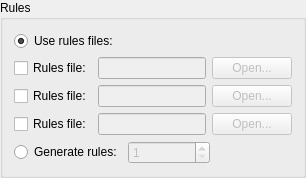
                 <widget class="QGroupBox" name="groupBox_oclhcplus_rules">
                  <property name="title">
                   <string>Rules</string>
                  </property>
                  <layout class="QVBoxLayout" name="verticalLayout_18">
                   <item>
                    <widget class="QRadioButton" name="radioButton_oclhcplus_use_rules_file">
                     <property name="text">
                      <string>Use rules files:</string>
                     </property>
                     <property name="checked">
                      <bool>true</bool>
                     </property>
                     <attribute name="buttonGroup">
                      <string notr="true">buttonGroup</string>
                     </attribute>
                    </widget>
                   </item>
                   <item>
                    <layout class="QHBoxLayout" name="horizontalLayout_28">
                     <item>
                      <widget class="QCheckBox" name="checkBox_oclhcplus_rulesfile_1">
                       <property name="text">
                        <string>Rules file:</string>
                       </property>
                      </widget>
                     </item>
                     <item>
                      <widget class="QLineEdit" name="lineEdit_oclhcplus_open_rulesfile_1">
                       <property name="enabled">
                        <bool>false</bool>
                       </property>
                       <property name="sizePolicy">
                        <sizepolicy hsizetype="Expanding" vsizetype="Fixed">
                         <horstretch>0</horstretch>
                         <verstretch>0</verstretch>
                        </sizepolicy>
                       </property>
                       <property name="minimumSize">
                        <size>
                         <width>0</width>
                         <height>0</height>
                        </size>
                       </property>
                       <property name="readOnly">
                        <bool>false</bool>
                       </property>
                      </widget>
                     </item>
                     <item>
                      <widget class="QPushButton" name="pushButton_oclhcplus_open_rulesfile_1">
                       <property name="enabled">
                        <bool>false</bool>
                       </property>
                       <property name="text">
                        <string>Open...</string>
                       </property>
                      </widget>
                     </item>
                    </layout>
                   </item>
                   <item>
                    <layout class="QHBoxLayout" name="horizontalLayout_37">
                     <item>
                      <widget class="QCheckBox" name="checkBox_oclhcplus_rulesfile_2">
                       <property name="text">
                        <string>Rules file:</string>
                       </property>
                      </widget>
                     </item>
                     <item>
                      <widget class="QLineEdit" name="lineEdit_oclhcplus_open_rulesfile_2">
                       <property name="enabled">
                        <bool>false</bool>
                       </property>
                       <property name="sizePolicy">
                        <sizepolicy hsizetype="Expanding" vsizetype="Fixed">
                         <horstretch>0</horstretch>
                         <verstretch>0</verstretch>
                        </sizepolicy>
                       </property>
                       <property name="minimumSize">
                        <size>
                         <width>0</width>
                         <height>0</height>
                        </size>
                       </property>
                       <property name="readOnly">
                        <bool>false</bool>
                       </property>
                      </widget>
                     </item>
                     <item>
                      <widget class="QPushButton" name="pushButton_oclhcplus_open_rulesfile_2">
                       <property name="enabled">
                        <bool>false</bool>
                       </property>
                       <property name="text">
                        <string>Open...</string>
                       </property>
                      </widget>
                     </item>
                    </layout>
                   </item>
                   <item>
                    <layout class="QHBoxLayout" name="horizontalLayout_44">
                     <item>
                      <widget class="QCheckBox" name="checkBox_oclhcplus_rulesfile_3">
                       <property name="text">
                        <string>Rules file:</string>
                       </property>
                      </widget>
                     </item>
                     <item>
                      <widget class="QLineEdit" name="lineEdit_oclhcplus_open_rulesfile_3">
                       <property name="enabled">
                        <bool>false</bool>
                       </property>
                       <property name="sizePolicy">
                        <sizepolicy hsizetype="Expanding" vsizetype="Fixed">
                         <horstretch>0</horstretch>
                         <verstretch>0</verstretch>
                        </sizepolicy>
                       </property>
                       <property name="minimumSize">
                        <size>
                         <width>0</width>
                         <height>0</height>
                        </size>
                       </property>
                       <property name="readOnly">
                        <bool>false</bool>
                       </property>
                      </widget>
                     </item>
                     <item>
                      <widget class="QPushButton" name="pushButton_oclhcplus_open_rulesfile_3">
                       <property name="enabled">
                        <bool>false</bool>
                       </property>
                       <property name="text">
                        <string>Open...</string>
                       </property>
                      </widget>
                     </item>
                    </layout>
                   </item>
                   <item>
                    <layout class="QHBoxLayout" name="horizontalLayout_30">
                     <item>
                      <widget class="QRadioButton" name="radioButton_oclhcplus_generate_rules">
                       <property name="text">
                        <string>Generate rules:</string>
                       </property>
                       <attribute name="buttonGroup">
                        <string notr="true">buttonGroup</string>
                       </attribute>
                      </widget>
                     </item>
                     <item>
                      <widget class="QSpinBox" name="spinBox_oclhcplus_generate_rules">
                       <property name="enabled">
                        <bool>false</bool>
                       </property>
                       <property name="sizePolicy">
                        <sizepolicy hsizetype="Expanding" vsizetype="Fixed">
                         <horstretch>0</horstretch>
                         <verstretch>0</verstretch>
                        </sizepolicy>
                       </property>
                       <property name="prefix">
                        <string/>
                       </property>
                       <property name="minimum">
                        <number>1</number>
                       </property>
                       <property name="maximum">
                        <number>100000</number>
                       </property>
                      </widget>
                     </item>
                     <item>
                      <spacer name="horizontalSpacer_4">
                       <property name="orientation">
                        <enum>Qt::Horizontal</enum>
                       </property>
                       <property name="sizeHint" stdset="0">
                        <size>
                         <width>40</width>
                         <height>20</height>
                        </size>
                       </property>
                      </spacer>
                     </item>
                    </layout>
                   </item>
                  </layout>
                 </widget>
